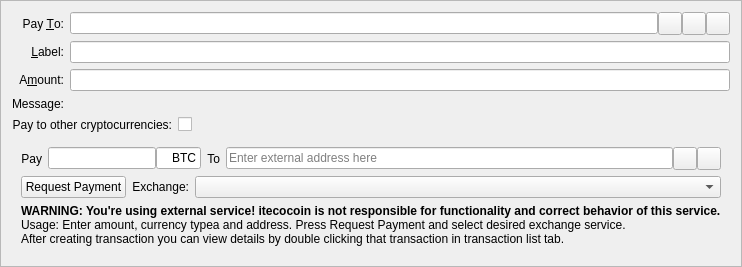
  <widget class="QFrame" name="SendCoins">
   <property name="toolTip">
    <string>This is a normal payment.</string>
   </property>
   <property name="autoFillBackground">
    <bool>false</bool>
   </property>
   <property name="frameShape">
    <enum>QFrame::StyledPanel</enum>
   </property>
   <property name="frameShadow">
    <enum>QFrame::Sunken</enum>
   </property>
   <layout class="QGridLayout" name="gridLayout_2">
    <item row="0" column="0">
     <widget class="QLabel" name="payToLabel">
      <property name="text">
       <string>Pay &amp;To:</string>
      </property>
      <property name="alignment">
       <set>Qt::AlignRight|Qt::AlignTrailing|Qt::AlignVCenter</set>
      </property>
      <property name="buddy">
       <cstring>payTo</cstring>
      </property>
     </widget>
    </item>
    <item row="1" column="1">
     <widget class="QLineEdit" name="addAsLabel">
      <property name="toolTip">
       <string>Enter a label for this address to add it to the list of used addresses</string>
      </property>
     </widget>
    </item>
    <item row="2" column="0">
     <widget class="QLabel" name="amountLabel">
      <property name="text">
       <string>A&amp;mount:</string>
      </property>
      <property name="alignment">
       <set>Qt::AlignRight|Qt::AlignTrailing|Qt::AlignVCenter</set>
      </property>
      <property name="buddy">
       <cstring>payAmount</cstring>
      </property>
     </widget>
    </item>
    <item row="2" column="1">
     <widget class="BitcoinAmountField" name="payAmount"/>
    </item>
    <item row="3" column="0">
     <widget class="QLabel" name="messageLabel">
      <property name="text">
       <string>Message:</string>
      </property>
      <property name="alignment">
       <set>Qt::AlignRight|Qt::AlignTrailing|Qt::AlignVCenter</set>
      </property>
     </widget>
    </item>
    <item row="3" column="1">
     <widget class="QLabel" name="messageTextLabel">
      <property name="toolTip">
       <string>A message that was attached to the itecocoin: URI which will be stored with the transaction for your reference. Note: This message will not be sent over the itecocoin network.</string>
      </property>
      <property name="textFormat">
       <enum>Qt::PlainText</enum>
      </property>
     </widget>
    </item>
    <item row="4" column="0" colspan="2">
     <layout class="QFormLayout" name="toggleExchLayout">
      <item row="0" column="0">
       <widget class="QLabel" name="toggleExchLabel">
        <property name="text">
         <string>Pay to other cryptocurrencies:</string>
        </property>
        <property name="alignment">
         <set>Qt::AlignRight|Qt::AlignTrailing|Qt::AlignVCenter</set>
        </property>
        <property name="buddy">
         <cstring>payTo</cstring>
        </property>
       </widget>
      </item>
      <item row="0" column="1">
       <widget class="QCheckBox" name="checkBoxExch">
        <property name="sizePolicy">
         <sizepolicy hsizetype="Fixed" vsizetype="Fixed">
          <horstretch>0</horstretch>
          <verstretch>0</verstretch>
         </sizepolicy>
        </property>
        <property name="text">
         <string/>
        </property>
       </widget>
      </item>
     </layout>
    </item>
    <item row="1" column="0">
     <widget class="QLabel" name="labellLabel">
      <property name="text">
       <string>&amp;Label:</string>
      </property>
      <property name="alignment">
       <set>Qt::AlignRight|Qt::AlignTrailing|Qt::AlignVCenter</set>
      </property>
      <property name="buddy">
       <cstring>addAsLabel</cstring>
      </property>
     </widget>
    </item>
    <item row="0" column="1">
     <layout class="QHBoxLayout" name="payToLayout">
      <property name="spacing">
       <number>0</number>
      </property>
      <item>
       <widget class="QValidatedLineEdit" name="payTo">
        <property name="toolTip">
         <string>The itecocoin address to send the payment to</string>
        </property>
       </widget>
      </item>
      <item>
       <widget class="QToolButton" name="addressBookButton">
        <property name="toolTip">
         <string>Choose previously used address</string>
        </property>
        <property name="text">
         <string/>
        </property>
        <property name="icon">
         <iconset resource="../bitcoin.qrc">
          <normaloff>:/icons/address-book</normaloff>:/icons/address-book</iconset>
        </property>
        <property name="shortcut">
         <string>Alt+A</string>
        </property>
       </widget>
      </item>
      <item>
       <widget class="QToolButton" name="pasteButton">
        <property name="toolTip">
         <string>Paste address from clipboard</string>
        </property>
        <property name="text">
         <string/>
        </property>
        <property name="icon">
         <iconset resource="../bitcoin.qrc">
          <normaloff>:/icons/editpaste</normaloff>:/icons/editpaste</iconset>
        </property>
        <property name="shortcut">
         <string>Alt+P</string>
        </property>
       </widget>
      </item>
      <item>
       <widget class="QToolButton" name="deleteButton">
        <property name="toolTip">
         <string>Remove this entry</string>
        </property>
        <property name="text">
         <string/>
        </property>
        <property name="icon">
         <iconset resource="../bitcoin.qrc">
          <normaloff>:/icons/remove</normaloff>:/icons/remove</iconset>
        </property>
       </widget>
      </item>
     </layout>
    </item>
    <item row="5" column="0" colspan="2">
     <widget class="QWidget" name="exchWidget" native="true">
      <property name="toolTip">
       <string>This is a payment to external cryptocurrencies</string>
      </property>
      <layout class="QGridLayout" name="gridLayout">
       <item row="0" column="0">
        <layout class="QHBoxLayout" name="horizontalLayout1">
         <item>
          <widget class="QLabel" name="amountExchLabel">
           <property name="sizePolicy">
            <sizepolicy hsizetype="Preferred" vsizetype="Preferred">
             <horstretch>0</horstretch>
             <verstretch>0</verstretch>
            </sizepolicy>
           </property>
           <property name="text">
            <string>Pay</string>
           </property>
           <property name="alignment">
            <set>Qt::AlignRight|Qt::AlignTrailing|Qt::AlignVCenter</set>
           </property>
          </widget>
         </item>
         <item>
          <layout class="QHBoxLayout" name="horizontalLayout1_1">
           <property name="spacing">
            <number>0</number>
           </property>
           <item>
            <widget class="QLineEdit" name="payAmountExch">
             <property name="sizePolicy">
              <sizepolicy hsizetype="Fixed" vsizetype="Fixed">
               <horstretch>0</horstretch>
               <verstretch>0</verstretch>
              </sizepolicy>
             </property>
             <property name="toolTip">
              <string>Amount of currency</string>
             </property>
             <property name="alignment">
              <set>Qt::AlignRight|Qt::AlignTrailing|Qt::AlignVCenter</set>
             </property>
            </widget>
           </item>
           <item>
            <widget class="QLineEdit" name="payTypeExch">
             <property name="sizePolicy">
              <sizepolicy hsizetype="Fixed" vsizetype="Fixed">
               <horstretch>1</horstretch>
               <verstretch>0</verstretch>
              </sizepolicy>
             </property>
             <property name="minimumSize">
              <size>
               <width>45</width>
               <height>0</height>
              </size>
             </property>
             <property name="maximumSize">
              <size>
               <width>45</width>
               <height>16777215</height>
              </size>
             </property>
             <property name="toolTip">
              <string>Currency short name (i.e. BTC)</string>
             </property>
             <property name="text">
              <string>BTC</string>
             </property>
             <property name="alignment">
              <set>Qt::AlignRight|Qt::AlignTrailing|Qt::AlignVCenter</set>
             </property>
            </widget>
           </item>
          </layout>
         </item>
         <item>
          <widget class="QLabel" name="toExchLabel">
           <property name="sizePolicy">
            <sizepolicy hsizetype="Preferred" vsizetype="Preferred">
             <horstretch>0</horstretch>
             <verstretch>0</verstretch>
            </sizepolicy>
           </property>
           <property name="text">
            <string>To</string>
           </property>
           <property name="alignment">
            <set>Qt::AlignRight|Qt::AlignTrailing|Qt::AlignVCenter</set>
           </property>
          </widget>
         </item>
         <item>
          <layout class="QHBoxLayout" name="horizontalLayout1_2">
           <property name="spacing">
            <number>0</number>
           </property>
           <item>
            <widget class="QLineEdit" name="payToExch">
             <property name="toolTip">
              <string>Enter external address here</string>
             </property>
             <property name="placeholderText">
              <string>Enter external address here</string>
             </property>
            </widget>
           </item>
           <item>
            <widget class="QToolButton" name="pasteExchButton">
             <property name="toolTip">
              <string>Paste address from clipboard</string>
             </property>
             <property name="text">
              <string/>
             </property>
             <property name="icon">
              <iconset resource="../bitcoin.qrc">
               <normaloff>:/icons/editpaste</normaloff>:/icons/editpaste</iconset>
             </property>
             <property name="shortcut">
              <string>Alt+P</string>
             </property>
            </widget>
           </item>
           <item>
            <widget class="QToolButton" name="deleteExchButton">
             <property name="toolTip">
              <string>Remove this entry</string>
             </property>
             <property name="text">
              <string/>
             </property>
             <property name="icon">
              <iconset resource="../bitcoin.qrc">
               <normaloff>:/icons/remove</normaloff>:/icons/remove</iconset>
             </property>
            </widget>
           </item>
          </layout>
         </item>
        </layout>
       </item>
       <item row="1" column="0">
        <layout class="QHBoxLayout" name="horizontalLayout2">
         <item>
          <widget class="QPushButton" name="requestPaymentButton">
           <property name="sizePolicy">
            <sizepolicy hsizetype="Fixed" vsizetype="Fixed">
             <horstretch>0</horstretch>
             <verstretch>0</verstretch>
            </sizepolicy>
           </property>
           <property name="text">
            <string>Request Payment</string>
           </property>
          </widget>
         </item>
         <item>
          <widget class="QLabel" name="exchLabel">
           <property name="sizePolicy">
            <sizepolicy hsizetype="Fixed" vsizetype="Fixed">
             <horstretch>0</horstretch>
             <verstretch>0</verstretch>
            </sizepolicy>
           </property>
           <property name="text">
            <string>Exchange:</string>
           </property>
           <property name="alignment">
            <set>Qt::AlignRight|Qt::AlignTrailing|Qt::AlignVCenter</set>
           </property>
          </widget>
         </item>
         <item>
          <widget class="QComboBox" name="exchComboBox">
           <property name="sizePolicy">
            <sizepolicy hsizetype="Preferred" vsizetype="Fixed">
             <horstretch>0</horstretch>
             <verstretch>0</verstretch>
            </sizepolicy>
           </property>
           <property name="toolTip">
            <string>Exchange selection</string>
           </property>
          </widget>
         </item>
        </layout>
       </item>
       <item row="2" column="0">
        <widget class="QLabel" name="infoExchLabel">
         <property name="text">
          <string>&lt;html&gt;&lt;head/&gt;&lt;body&gt;&lt;p&gt;&lt;span style=&quot; font-weight:600;&quot;&gt;WARNING: You're using external service! itecocoin is not responsible for functionality and correct behavior of this service.&lt;/span&gt;&lt;br/&gt;Usage: Enter amount, currency typea and address. Press Request Payment and select desired exchange service.&lt;br/&gt;After creating transaction you can view details by double clicking that transaction in transaction list tab.&lt;/p&gt;&lt;/body&gt;&lt;/html&gt;</string>
         </property>
        </widget>
       </item>
      </layout>
     </widget>
    </item>
   </layout>
  </widget>
